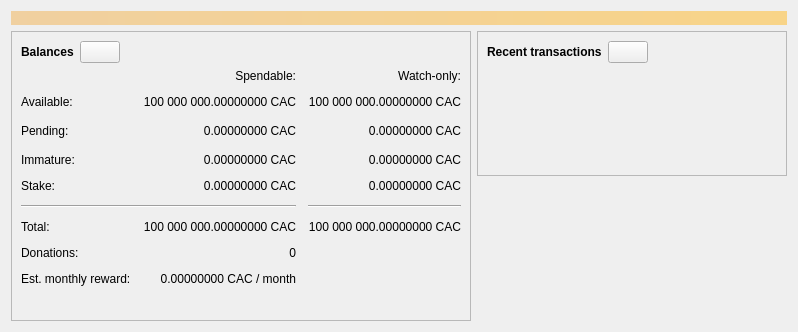
<?xml version="1.0" encoding="UTF-8"?>
<ui version="4.0">
 <class>OverviewPage</class>
 <widget class="QWidget" name="OverviewPage">
  <property name="geometry">
   <rect>
    <x>0</x>
    <y>0</y>
    <width>798</width>
    <height>318</height>
   </rect>
  </property>
  <property name="windowTitle">
   <string>Form</string>
  </property>
  <layout class="QVBoxLayout" name="topLayout">
   <item>
    <widget class="QLabel" name="labelAlerts">
     <property name="visible">
      <bool>false</bool>
     </property>
     <property name="styleSheet">
      <string notr="true">QLabel { background-color: qlineargradient(x1: 0, y1: 0, x2: 1, y2: 0, stop:0 #F0D0A0, stop:1 #F8D488); color:#000000; }</string>
     </property>
     <property name="wordWrap">
      <bool>true</bool>
     </property>
     <property name="margin">
      <number>3</number>
     </property>
     <property name="textInteractionFlags">
      <set>Qt::TextSelectableByMouse</set>
     </property>
    </widget>
   </item>
   <item>
    <layout class="QHBoxLayout" name="horizontalLayout" stretch="1,1">
     <item>
      <layout class="QVBoxLayout" name="verticalLayout_2">
       <item>
        <widget class="QFrame" name="frame">
         <property name="frameShape">
          <enum>QFrame::StyledPanel</enum>
         </property>
         <property name="frameShadow">
          <enum>QFrame::Raised</enum>
         </property>
         <layout class="QVBoxLayout" name="verticalLayout_4">
          <item>
           <layout class="QHBoxLayout" name="horizontalLayout_4">
            <item>
             <widget class="QLabel" name="label_5">
              <property name="font">
               <font>
                <weight>75</weight>
                <bold>true</bold>
               </font>
              </property>
              <property name="text">
               <string>Balances</string>
              </property>
             </widget>
            </item>
            <item>
             <widget class="QPushButton" name="labelWalletStatus">
              <property name="enabled">
               <bool>true</bool>
              </property>
              <property name="maximumSize">
               <size>
                <width>45</width>
                <height>16777215</height>
               </size>
              </property>
              <property name="toolTip">
               <string>The displayed information may be out of date. Your wallet automatically synchronizes with the CodexaCoin network after a connection is established, but this process has not completed yet.</string>
              </property>
              <property name="text">
               <string/>
              </property>
              <property name="icon">
               <iconset resource="../bitcoin.qrc">
                <normaloff>:/icons/warning</normaloff>
                <disabledoff>:/icons/warning</disabledoff>:/icons/warning</iconset>
              </property>
              <property name="iconSize">
               <size>
                <width>24</width>
                <height>24</height>
               </size>
              </property>
             </widget>
            </item>
            <item>
             <spacer name="horizontalSpacer_3">
              <property name="orientation">
               <enum>Qt::Horizontal</enum>
              </property>
              <property name="sizeHint" stdset="0">
               <size>
                <width>40</width>
                <height>20</height>
               </size>
              </property>
             </spacer>
            </item>
           </layout>
          </item>
          <item>
           <layout class="QGridLayout" name="gridLayout">
            <property name="spacing">
             <number>12</number>
            </property>
            <item row="2" column="2">
             <widget class="QLabel" name="labelWatchPending">
              <property name="cursor">
               <cursorShape>IBeamCursor</cursorShape>
              </property>
              <property name="toolTip">
               <string>Unconfirmed transactions to watch-only addresses</string>
              </property>
              <property name="text">
               <string notr="true">0.00000000 CAC</string>
              </property>
              <property name="alignment">
               <set>Qt::AlignRight|Qt::AlignTrailing|Qt::AlignVCenter</set>
              </property>
              <property name="textInteractionFlags">
               <set>Qt::LinksAccessibleByMouse|Qt::TextSelectableByKeyboard|Qt::TextSelectableByMouse</set>
              </property>
             </widget>
            </item>
            <item row="2" column="1">
             <widget class="QLabel" name="labelUnconfirmed">
              <property name="cursor">
               <cursorShape>IBeamCursor</cursorShape>
              </property>
              <property name="toolTip">
               <string>Total of transactions that have yet to be confirmed, and do not yet count toward the spendable balance</string>
              </property>
              <property name="text">
               <string notr="true">0.00000000 CAC</string>
              </property>
              <property name="alignment">
               <set>Qt::AlignRight|Qt::AlignTrailing|Qt::AlignVCenter</set>
              </property>
              <property name="textInteractionFlags">
               <set>Qt::LinksAccessibleByMouse|Qt::TextSelectableByKeyboard|Qt::TextSelectableByMouse</set>
              </property>
             </widget>
            </item>
            <item row="3" column="2">
             <widget class="QLabel" name="labelWatchImmature">
              <property name="cursor">
               <cursorShape>IBeamCursor</cursorShape>
              </property>
              <property name="toolTip">
               <string>Mined balance in watch-only addresses that has not yet matured</string>
              </property>
              <property name="text">
               <string notr="true">0.00000000 CAC</string>
              </property>
              <property name="alignment">
               <set>Qt::AlignRight|Qt::AlignTrailing|Qt::AlignVCenter</set>
              </property>
              <property name="textInteractionFlags">
               <set>Qt::LinksAccessibleByMouse|Qt::TextSelectableByKeyboard|Qt::TextSelectableByMouse</set>
              </property>
             </widget>
            </item>
            <item row="5" column="0" colspan="2">
             <widget class="Line" name="line">
              <property name="orientation">
               <enum>Qt::Horizontal</enum>
              </property>
             </widget>
            </item>
            <item row="5" column="2">
             <widget class="Line" name="lineWatchBalance">
              <property name="sizePolicy">
               <sizepolicy hsizetype="Preferred" vsizetype="Fixed">
                <horstretch>0</horstretch>
                <verstretch>0</verstretch>
               </sizepolicy>
              </property>
              <property name="minimumSize">
               <size>
                <width>140</width>
                <height>0</height>
               </size>
              </property>
              <property name="orientation">
               <enum>Qt::Horizontal</enum>
              </property>
             </widget>
            </item>
            <item row="6" column="0">
             <widget class="QLabel" name="labelTotalText">
              <property name="text">
               <string>Total:</string>
              </property>
             </widget>
            </item>
            <item row="3" column="1">
             <widget class="QLabel" name="labelImmature">
              <property name="cursor">
               <cursorShape>IBeamCursor</cursorShape>
              </property>
              <property name="toolTip">
               <string>Mined balance that has not yet matured</string>
              </property>
              <property name="text">
               <string notr="true">0.00000000 CAC</string>
              </property>
              <property name="alignment">
               <set>Qt::AlignRight|Qt::AlignTrailing|Qt::AlignVCenter</set>
              </property>
              <property name="textInteractionFlags">
               <set>Qt::LinksAccessibleByMouse|Qt::TextSelectableByKeyboard|Qt::TextSelectableByMouse</set>
              </property>
             </widget>
            </item>
            <item row="2" column="3">
             <spacer name="horizontalSpacer_2">
              <property name="orientation">
               <enum>Qt::Horizontal</enum>
              </property>
              <property name="sizeHint" stdset="0">
               <size>
                <width>40</width>
                <height>20</height>
               </size>
              </property>
             </spacer>
            </item>
            <item row="3" column="0">
             <widget class="QLabel" name="labelImmatureText">
              <property name="text">
               <string>Immature:</string>
              </property>
             </widget>
            </item>
            <item row="6" column="1">
             <widget class="QLabel" name="labelTotal">
              <property name="cursor">
               <cursorShape>IBeamCursor</cursorShape>
              </property>
              <property name="toolTip">
               <string>Your current total balance</string>
              </property>
              <property name="text">
               <string notr="true">100 000 000.00000000 CAC</string>
              </property>
              <property name="alignment">
               <set>Qt::AlignRight|Qt::AlignTrailing|Qt::AlignVCenter</set>
              </property>
              <property name="textInteractionFlags">
               <set>Qt::LinksAccessibleByMouse|Qt::TextSelectableByKeyboard|Qt::TextSelectableByMouse</set>
              </property>
             </widget>
            </item>
            <item row="6" column="2">
             <widget class="QLabel" name="labelWatchTotal">
              <property name="cursor">
               <cursorShape>IBeamCursor</cursorShape>
              </property>
              <property name="toolTip">
               <string>Current total balance in watch-only addresses</string>
              </property>
              <property name="text">
               <string notr="true">100 000 000.00000000 CAC</string>
              </property>
              <property name="alignment">
               <set>Qt::AlignRight|Qt::AlignTrailing|Qt::AlignVCenter</set>
              </property>
              <property name="textInteractionFlags">
               <set>Qt::LinksAccessibleByMouse|Qt::TextSelectableByKeyboard|Qt::TextSelectableByMouse</set>
              </property>
             </widget>
            </item>
            <item row="7" column="0">
             <widget class="QLabel" name="labelDonationsText">
              <property name="text">
               <string>Donations:</string>
              </property>
             </widget>
            </item>
            <item row="7" column="1">
             <widget class="QLabel" name="labelDonations">
              <property name="cursor">
               <cursorShape>IBeamCursor</cursorShape>
              </property>
              <property name="toolTip">
               <string>Total donations to the CodexaCoin team</string>
              </property>
              <property name="text">
               <string>0</string>
              </property>
              <property name="alignment">
               <set>Qt::AlignRight|Qt::AlignTrailing|Qt::AlignVCenter</set>
              </property>
              <property name="textInteractionFlags">
               <set>Qt::LinksAccessibleByMouse|Qt::TextSelectableByKeyboard|Qt::TextSelectableByMouse</set>
              </property>
             </widget>
            </item>
            <item row="8" column="0">
             <widget class="QLabel" name="labelStakingRewardText">
              <property name="text">
               <string>Est. monthly reward:</string>
              </property>
             </widget>
            </item>
            <item row="8" column="1">
             <widget class="QLabel" name="labelStakingRewardEstimate">
              <property name="cursor">
               <cursorShape>IBeamCursor</cursorShape>
              </property>
              <property name="toolTip">
               <string>Deterministic estimate at the current coin-age staking rate (~1.14%/month, ~14.6%/year compounded) applied to your current stakeable balance. Actual reward depends on how long each coin stays unspent before it stakes (see the wallet documentation) -- this is an estimate, never a guarantee.</string>
              </property>
              <property name="text">
               <string notr="true">0.00000000 CAC / month</string>
              </property>
              <property name="alignment">
               <set>Qt::AlignRight|Qt::AlignTrailing|Qt::AlignVCenter</set>
              </property>
              <property name="textInteractionFlags">
               <set>Qt::LinksAccessibleByMouse|Qt::TextSelectableByKeyboard|Qt::TextSelectableByMouse</set>
              </property>
             </widget>
            </item>
            <item row="0" column="2">
             <widget class="QLabel" name="labelWatchonly">
              <property name="text">
               <string>Watch-only:</string>
              </property>
              <property name="alignment">
               <set>Qt::AlignRight|Qt::AlignTrailing|Qt::AlignVCenter</set>
              </property>
             </widget>
            </item>
            <item row="1" column="0">
             <widget class="QLabel" name="labelBalanceText">
              <property name="text">
               <string>Available:</string>
              </property>
             </widget>
            </item>
            <item row="1" column="1">
             <widget class="QLabel" name="labelBalance">
              <property name="cursor">
               <cursorShape>IBeamCursor</cursorShape>
              </property>
              <property name="toolTip">
               <string>Your current spendable balance</string>
              </property>
              <property name="text">
               <string notr="true">100 000 000.00000000 CAC</string>
              </property>
              <property name="alignment">
               <set>Qt::AlignRight|Qt::AlignTrailing|Qt::AlignVCenter</set>
              </property>
              <property name="textInteractionFlags">
               <set>Qt::LinksAccessibleByMouse|Qt::TextSelectableByKeyboard|Qt::TextSelectableByMouse</set>
              </property>
             </widget>
            </item>
            <item row="1" column="2">
             <widget class="QLabel" name="labelWatchAvailable">
              <property name="cursor">
               <cursorShape>IBeamCursor</cursorShape>
              </property>
              <property name="toolTip">
               <string>Your current balance in watch-only addresses</string>
              </property>
              <property name="text">
               <string notr="true">100 000 000.00000000 CAC</string>
              </property>
              <property name="alignment">
               <set>Qt::AlignRight|Qt::AlignTrailing|Qt::AlignVCenter</set>
              </property>
              <property name="textInteractionFlags">
               <set>Qt::LinksAccessibleByMouse|Qt::TextSelectableByKeyboard|Qt::TextSelectableByMouse</set>
              </property>
             </widget>
            </item>
            <item row="2" column="0">
             <widget class="QLabel" name="labelPendingText">
              <property name="text">
               <string>Pending:</string>
              </property>
             </widget>
            </item>
            <item row="0" column="1">
             <widget class="QLabel" name="labelSpendable">
              <property name="text">
               <string>Spendable:</string>
              </property>
              <property name="alignment">
               <set>Qt::AlignRight|Qt::AlignTrailing|Qt::AlignVCenter</set>
              </property>
             </widget>
            </item>
            <item row="4" column="0">
             <widget class="QLabel" name="labelStakeText">
              <property name="text">
               <string>Stake:</string>
              </property>
             </widget>
            </item>
            <item row="4" column="1">
             <widget class="QLabel" name="labelStake">
              <property name="cursor">
               <cursorShape>IBeamCursor</cursorShape>
              </property>
              <property name="toolTip">
               <string>Your current staking balance</string>
              </property>
              <property name="text">
               <string notr="true">0.00000000 CAC</string>
              </property>
              <property name="alignment">
               <set>Qt::AlignRight|Qt::AlignTrailing|Qt::AlignVCenter</set>
              </property>
              <property name="textInteractionFlags">
               <set>Qt::LinksAccessibleByMouse|Qt::TextSelectableByKeyboard|Qt::TextSelectableByMouse</set>
              </property>
             </widget>
            </item>
            <item row="4" column="2">
             <widget class="QLabel" name="labelWatchStake">
              <property name="cursor">
               <cursorShape>IBeamCursor</cursorShape>
              </property>
              <property name="toolTip">
               <string>Your current staking balance in watch-only addresses</string>
              </property>
              <property name="text">
               <string notr="true">0.00000000 CAC</string>
              </property>
              <property name="alignment">
               <set>Qt::AlignRight|Qt::AlignTrailing|Qt::AlignVCenter</set>
              </property>
              <property name="textInteractionFlags">
               <set>Qt::LinksAccessibleByMouse|Qt::TextSelectableByKeyboard|Qt::TextSelectableByMouse</set>
              </property>
             </widget>
            </item>
            <item row="2" column="3">
             <spacer name="horizontalSpacer_21">
              <property name="orientation">
               <enum>Qt::Horizontal</enum>
              </property>
              <property name="sizeHint" stdset="0">
               <size>
                <width>40</width>
                <height>20</height>
               </size>
              </property>
             </spacer>
            </item>
           </layout>
          </item>
          <item>
           <spacer name="verticalSpacer_3">
            <property name="orientation">
             <enum>Qt::Vertical</enum>
            </property>
            <property name="sizeType">
             <enum>QSizePolicy::Fixed</enum>
            </property>
            <property name="sizeHint" stdset="0">
             <size>
              <width>20</width>
              <height>25</height>
             </size>
            </property>
           </spacer>
          </item>
         </layout>
        </widget>
       </item>
       <item>
        <spacer name="verticalSpacer">
         <property name="orientation">
          <enum>Qt::Vertical</enum>
         </property>
         <property name="sizeHint" stdset="0">
          <size>
           <width>20</width>
           <height>40</height>
          </size>
         </property>
        </spacer>
       </item>
      </layout>
     </item>
     <item>
      <layout class="QVBoxLayout" name="verticalLayout_3">
       <item>
        <widget class="QFrame" name="frame_2">
         <property name="frameShape">
          <enum>QFrame::StyledPanel</enum>
         </property>
         <property name="frameShadow">
          <enum>QFrame::Raised</enum>
         </property>
         <layout class="QVBoxLayout" name="verticalLayout">
          <item>
           <layout class="QHBoxLayout" name="horizontalLayout_2">
            <item>
             <widget class="QLabel" name="label_4">
              <property name="font">
               <font>
                <weight>75</weight>
                <bold>true</bold>
               </font>
              </property>
              <property name="text">
               <string>Recent transactions</string>
              </property>
             </widget>
            </item>
            <item>
             <widget class="QPushButton" name="labelTransactionsStatus">
              <property name="enabled">
               <bool>true</bool>
              </property>
              <property name="maximumSize">
               <size>
                <width>45</width>
                <height>16777215</height>
               </size>
              </property>
              <property name="toolTip">
               <string>The displayed information may be out of date. Your wallet automatically synchronizes with the CodexaCoin network after a connection is established, but this process has not completed yet.</string>
              </property>
              <property name="text">
               <string/>
              </property>
              <property name="icon">
               <iconset resource="../bitcoin.qrc">
                <normaloff>:/icons/warning</normaloff>
                <disabledoff>:/icons/warning</disabledoff>:/icons/warning</iconset>
              </property>
              <property name="iconSize">
               <size>
                <width>24</width>
                <height>24</height>
               </size>
              </property>
             </widget>
            </item>
            <item>
             <spacer name="horizontalSpacer">
              <property name="orientation">
               <enum>Qt::Horizontal</enum>
              </property>
              <property name="sizeHint" stdset="0">
               <size>
                <width>40</width>
                <height>20</height>
               </size>
              </property>
             </spacer>
            </item>
           </layout>
          </item>
          <item>
           <widget class="TransactionOverviewWidget" name="listTransactions">
            <property name="styleSheet">
             <string notr="true">QListView { background: transparent; }</string>
            </property>
            <property name="frameShape">
             <enum>QFrame::NoFrame</enum>
            </property>
            <property name="verticalScrollBarPolicy">
             <enum>Qt::ScrollBarAlwaysOff</enum>
            </property>
            <property name="horizontalScrollBarPolicy">
             <enum>Qt::ScrollBarAlwaysOff</enum>
            </property>
            <property name="sizeAdjustPolicy">
             <enum>QAbstractScrollArea::AdjustToContents</enum>
            </property>
            <property name="selectionMode">
             <enum>QAbstractItemView::NoSelection</enum>
            </property>
            <property name="uniformItemSizes">
             <bool>true</bool>
            </property>
           </widget>
          </item>
         </layout>
        </widget>
       </item>
       <item>
        <spacer name="verticalSpacer_2">
         <property name="orientation">
          <enum>Qt::Vertical</enum>
         </property>
         <property name="sizeHint" stdset="0">
          <size>
           <width>20</width>
           <height>40</height>
          </size>
         </property>
        </spacer>
       </item>
      </layout>
     </item>
    </layout>
   </item>
  </layout>
 </widget>
 <customwidgets>
  <customwidget>
   <class>TransactionOverviewWidget</class>
   <extends>QListView</extends>
   <header>qt/transactionoverviewwidget.h</header>
  </customwidget>
 </customwidgets>
 <resources/>
 <connections/>
</ui>
